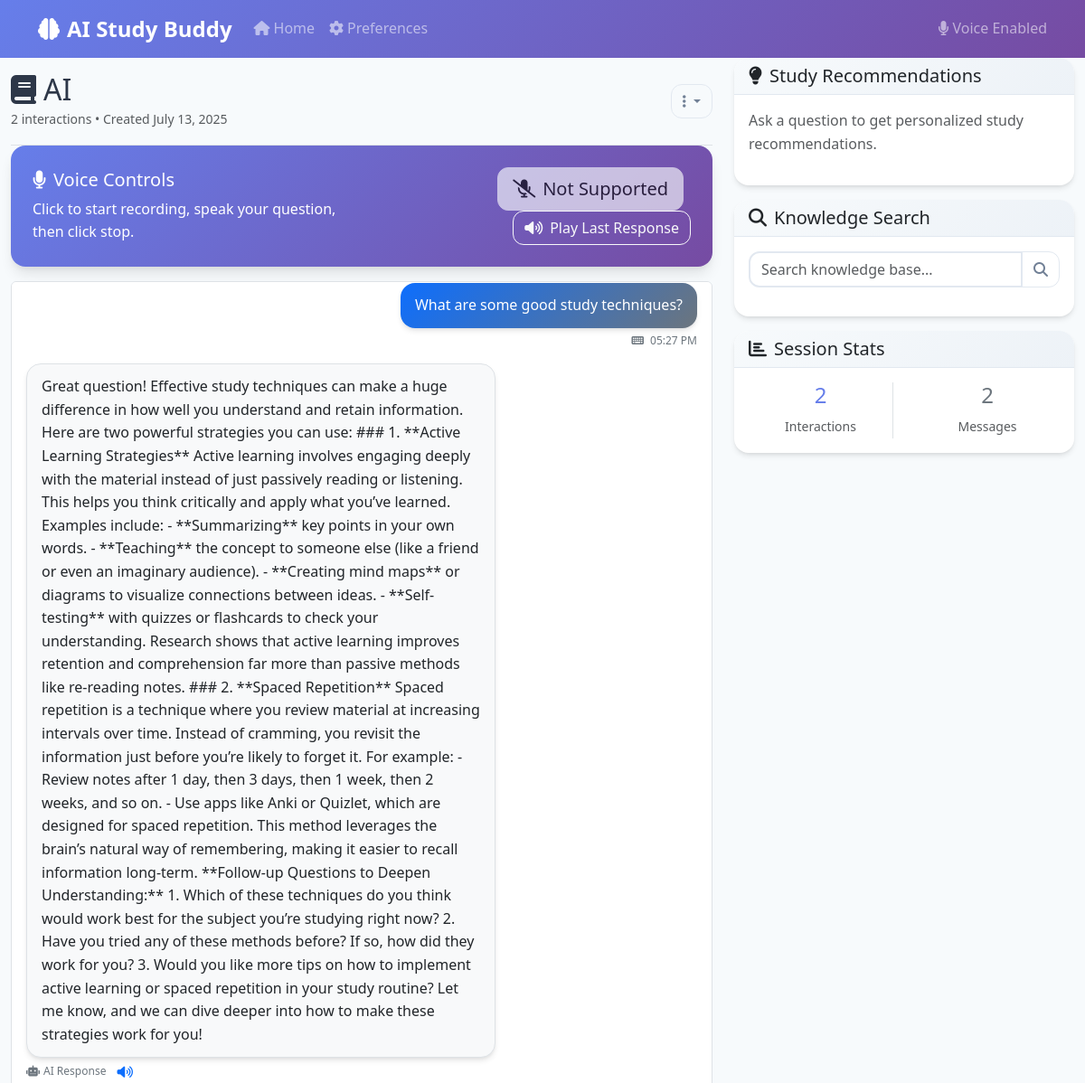
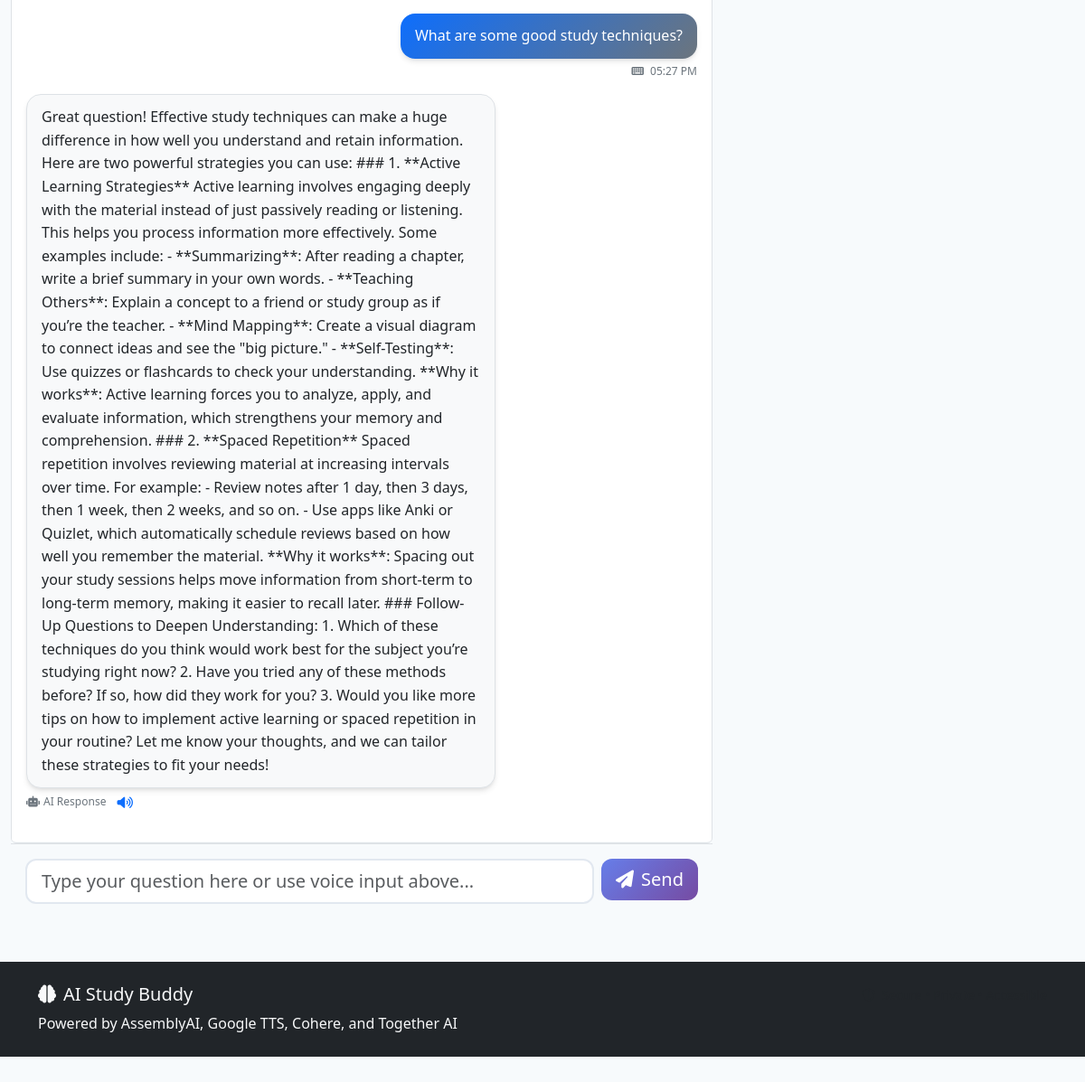
/study/1, run on an earlier commit of the app's database (2 pictures, top to bottom).
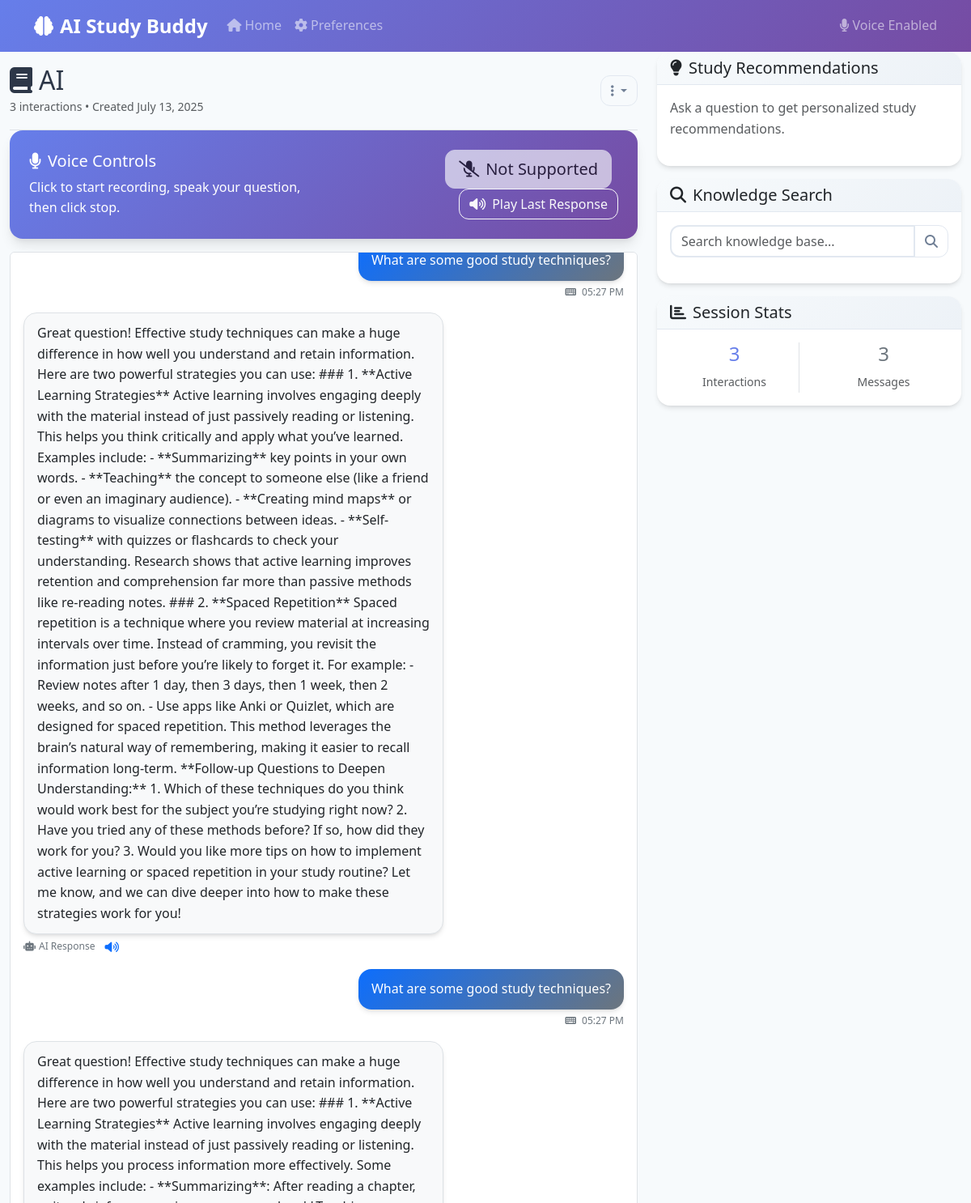
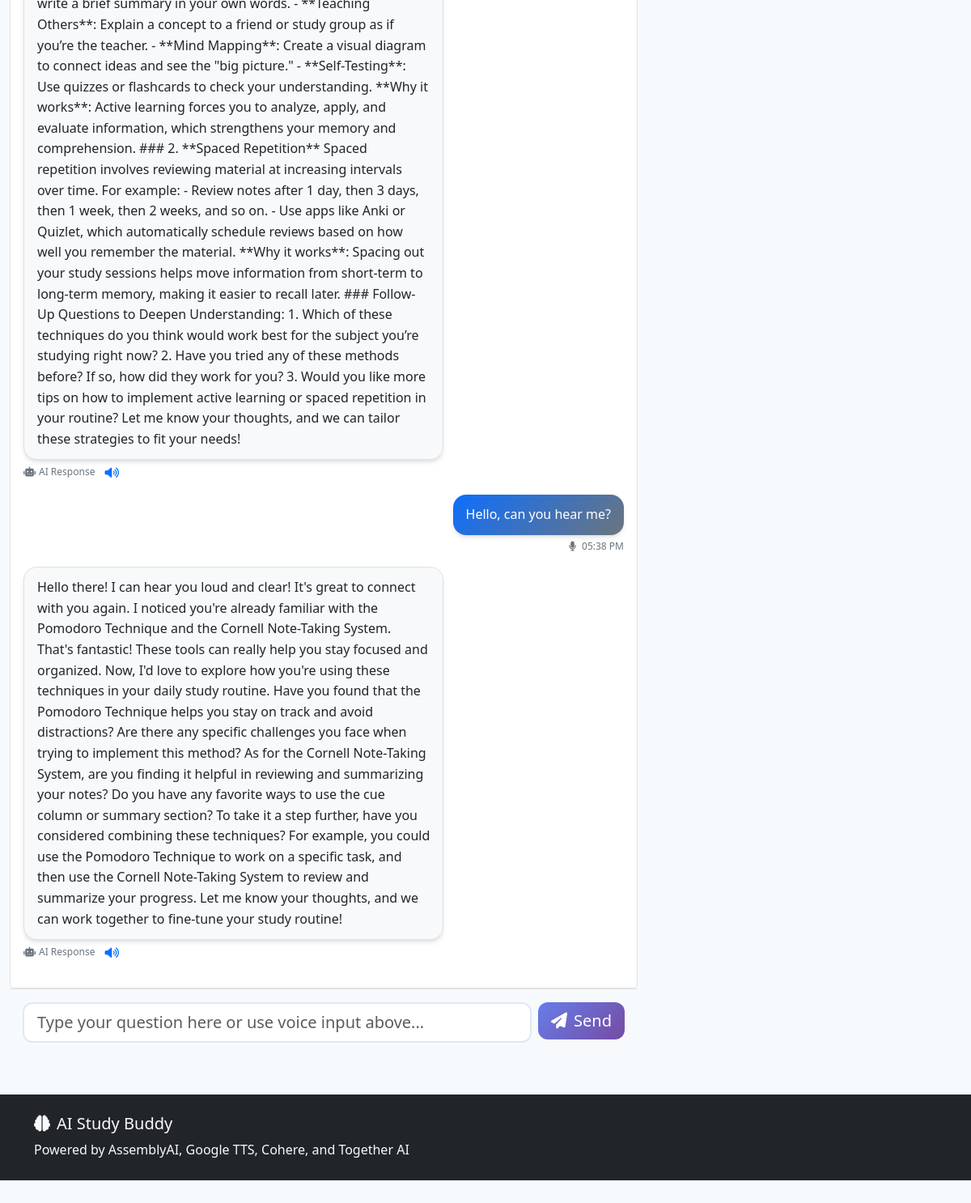
And on a later commit of the database (2 pictures, top to bottom).
### models.py (models this page shows)
class StudySession(db.Model):
    __tablename__ = 'study_sessions'
    id = db.Column(db.Integer, primary_key=True)
    session_name = db.Column(db.String(200), nullable=False)
    created_at = db.Column(db.DateTime, default=datetime.utcnow)
    updated_at = db.Column(db.DateTime, default=datetime.utcnow, onupdate=datetime.utcnow)
    total_interactions = db.Column(db.Integer, default=0)
    conversations = db.relationship('Conversation', backref='session', lazy=True, cascade='all, delete-orphan')

class Conversation(db.Model):
    __tablename__ = 'conversations'
    id = db.Column(db.Integer, primary_key=True)
    session_id = db.Column(db.Integer, db.ForeignKey('study_sessions.id'), nullable=False)
    user_input = db.Column(db.Text, nullable=False)
    ai_response = db.Column(db.Text, nullable=False)
    input_method = db.Column(db.String(20), nullable=False)  # 'voice' or 'text'
    timestamp = db.Column(db.DateTime, default=datetime.utcnow)
    audio_duration = db.Column(db.Float)  # Duration in seconds for voice inputs

### routes/main_routes.py (the view)
@main_bp.route('/study/<int:session_id>')
def study_session(session_id):
    study_session = StudySession.query.get_or_404(session_id)
    conversations = Conversation.query.filter_by(session_id=session_id)\
                                    .order_by(Conversation.timestamp.asc()).all()
    prefs = UserPreferences.query.filter_by(session_id=session.get('session_id', '')).first()
    return render_template('study_session.html',
                         study_session=study_session,
                         conversations=conversations,
                         user_preferences=prefs)

### routes/main_routes.py (called while the page is built)
@main_bp.before_request
def before_request():
    if 'session_id' not in session:
        session['session_id'] = str(uuid.uuid4())
    logger.debug(f"Request: {request.method} {request.path} from {request.remote_addr}")

@main_bp.after_request
def after_request(response):
    response.headers['X-Content-Type-Options'] = 'nosniff'
    response.headers['X-Frame-Options'] = 'DENY'
    response.headers['X-XSS-Protection'] = '1; mode=block'
    return response

### templates/study_session.html (shortened to what this page needs)
{% extends "base.html" %}
{% block content %}
<div class="container-fluid">
    <div class="row">
        <div class="col-lg-8">
            <div class="d-flex justify-content-between align-items-center py-3 border-bottom">
                <div>
                    <h2 class="mb-0">
                        <i class="fas fa-book me-2"></i>{{ study_session.session_name }}
                    </h2>
                    <small class="text-muted">
                        {{ study_session.total_interactions }} interactions •
                        Created {{ study_session.created_at.strftime('%B %d, %Y') }}
                    </small>
                </div>
                <div class="dropdown">
                    <button class="btn btn-outline-secondary dropdown-toggle" type="button" data-bs-toggle="dropdown">
                        <i class="fas fa-ellipsis-v"></i>
                    </button>
                </div>
            </div>
            <div class="voice-controls">
                <div class="row align-items-center">
                    <div class="col-md-6">
                        <h5 class="mb-2">
                            <i class="fas fa-microphone me-2"></i>Voice Controls
                        </h5>
                        <p class="mb-0">Click to start recording, speak your question, then click stop.</p>
                    </div>
                    <div class="col-md-6 text-md-end">
                        <button id="voiceBtn" class="btn btn-light btn-lg me-2">
                        </button>
                        <button id="playLastResponseBtn" class="btn btn-outline-light" disabled>
                            <i class="fas fa-volume-up me-2"></i>Play Last Response
                        </button>
                    </div>
                </div>
            </div>
            <div id="chatContainer" class="chat-container p-3">
                {% for conversation in conversations %}
                    <div class="message user">
                        <div class="message-bubble">
                            {{ conversation.user_input }}
                        </div>
                        <div class="message-meta">
                            <i class="fas fa-{{ 'microphone' if conversation.input_method == 'voice' else 'keyboard' }} me-1"></i>
                            {{ conversation.timestamp.strftime('%I:%M %p') }}
                        </div>
                    </div>
                    <div class="message ai">
                        <div class="message-bubble">
                            {{ conversation.ai_response }}
                        </div>
                        <div class="message-meta">
                            <i class="fas fa-robot me-1"></i>AI Response
                            <button class="btn btn-sm btn-link p-0 ms-2" onclick="speakText('{{ conversation.ai_response|replace("'", "\\'") }}')">
                                <i class="fas fa-volume-up"></i>
                            </button>
                        </div>
                    </div>
                {% endfor %}
            </div>
            <div class="border-top p-3">
                <form id="chatForm" class="row g-2">
                    <div class="col">
                        <input type="text" id="messageInput" class="form-control form-control-lg"
                               placeholder="Type your question here or use voice input above..." maxlength="500">
                    </div>
                    <div class="col-auto">
                        <button type="submit" class="btn btn-primary btn-lg">
                            <i class="fas fa-paper-plane me-2"></i>Send
                        </button>
                    </div>
                </form>
            </div>
        </div>
        <div class="col-lg-4">
            <div class="card">
                <div class="card-header">
                    <h5 class="mb-0">
                        <i class="fas fa-lightbulb me-2"></i>Study Recommendations
                    </h5>
                </div>
                <div class="card-body">
                    <div id="recommendations">
                        <p class="text-muted">Ask a question to get personalized study recommendations.</p>
                    </div>
                </div>
            </div>
            <div class="card mt-3">
                <div class="card-header">
                    <h5 class="mb-0">
                        <i class="fas fa-search me-2"></i>Knowledge Search
                    </h5>
                </div>
                <div class="card-body">
                    <div class="input-group mb-3">
                        <input type="text" id="searchInput" class="form-control" placeholder="Search knowledge base...">
                        <button class="btn btn-outline-secondary" onclick="searchKnowledge()">
                            <i class="fas fa-search"></i>
                        </button>
                    </div>
                </div>
            </div>
            <div class="card mt-3">
                <div class="card-header">
                    <h5 class="mb-0">
                        <i class="fas fa-chart-bar me-2"></i>Session Stats
                    </h5>
                </div>
                <div class="card-body">
                    <div class="row text-center">
                        <div class="col-6">
                            <div class="border-end">
                                <h4 class="text-primary">{{ study_session.total_interactions }}</h4>
                                <small class="text-muted">Interactions</small>
                            </div>
                        </div>
                        <div class="col-6">
                            <h4 class="text-secondary">{{ conversations|length }}</h4>
                            <small class="text-muted">Messages</small>
                        </div>
                    </div>
                </div>
            </div>
        </div>
    </div>
</div>
{% endblock %}

### templates/base.html (shortened to what this page needs)
<!DOCTYPE html>
<html lang="en">
<head>
    <link href="https://cdn.jsdelivr.net/npm/bootstrap@5.3.0/dist/css/bootstrap.min.css" rel="stylesheet">
    <link rel="stylesheet" href="https://cdnjs.cloudflare.com/ajax/libs/font-awesome/6.4.0/css/all.min.css">
    <link rel="stylesheet" href="{{ url_for('static', filename='css/style.css') }}">
</head>
<body>
    <nav class="navbar navbar-expand-lg navbar-dark bg-primary">
        <div class="container">
            <a class="navbar-brand" href="{{ url_for('main.index') }}">
                <i class="fas fa-brain me-2"></i>AI Study Buddy
            </a>
            <div class="collapse navbar-collapse" id="navbarNav">
                <ul class="navbar-nav me-auto">
                    <li class="nav-item">
                        <a class="nav-link" href="{{ url_for('main.index') }}">
                            <i class="fas fa-home me-1"></i>Home
                        </a>
                    </li>
                    <li class="nav-item">
                        <a class="nav-link" href="{{ url_for('main.preferences') }}">
                            <i class="fas fa-cog me-1"></i>Preferences
                        </a>
                    </li>
                </ul>
                <ul class="navbar-nav">
                    <li class="nav-item">
                        <span class="navbar-text">
                            <i class="fas fa-microphone me-1"></i>Voice Enabled
                        </span>
                    </li>
                </ul>
            </div>
        </div>
    </nav>
    <main class="container-fluid px-0">
        {% block content %}{% endblock %}
    </main>
    <footer class="bg-dark text-light py-4 mt-5">
        <div class="container">
            <div class="row">
                <div class="col-md-6">
                    <h5><i class="fas fa-brain me-2"></i>AI Study Buddy</h5>
                    <p class="mb-0">Powered by AssemblyAI, Google TTS, Cohere, and Together AI</p>
                </div>
                <div class="col-md-6 text-md-end">
                    <small class="text-muted">
                        <i class="fas fa-shield-alt me-1"></i>
                    </small>
                </div>
            </div>
        </div>
    </footer>
</body>
</html>

### static/css/style.css (style rules this page uses)
:root { --primary: #667eea; --secondary: #764ba2; --gradient-primary: linear-gradient(135deg, #667eea 0%, #764ba2 100%); --gradient-secondary: linear-gradient(135deg, #f093fb 0%, #f5576c 100%); --text-primary: #2d3748; --text-secondary: #718096; --bg-light: #f7fafc; --border-color: #e2e8f0; --shadow: 0 4px 6px -1px rgba(0, 0, 0, 0.1), 0 2px 4px -1px rgba(0, 0, 0, 0.06); --shadow-lg: 0 10px 15px -3px rgba(0, 0, 0, 0.1), 0 4px 6px -2px rgba(0, 0, 0, 0.05); }
.btn-primary { background: var(--gradient-primary); border: none; transition: all 0.3s ease; }
.bg-primary { background: var(--gradient-primary) !important; }
.text-primary { color: var(--primary) !important; }
body { font-family: 'Segoe UI', Tahoma, Geneva, Verdana, sans-serif; background-color: var(--bg-light); color: var(--text-primary); line-height: 1.6; }
.navbar-brand { font-weight: 600; font-size: 1.5rem; }
.navbar-nav .nav-link { font-weight: 500; transition: color 0.3s ease; }
.form-control { border-radius: 0.75rem; border: 2px solid var(--border-color); transition: all 0.3s ease; }
.card { border: none; border-radius: 1rem; box-shadow: var(--shadow); overflow: hidden; }
.card-header { background: linear-gradient(135deg, #f7fafc 0%, #edf2f7 100%); border-bottom: 1px solid var(--border-color); font-weight: 600; }
.btn { border-radius: 0.75rem; font-weight: 500; transition: all 0.3s ease; }
.btn-outline-secondary { border-color: var(--border-color); color: var(--text-secondary); }
.chat-container { background: linear-gradient(to bottom, #ffffff 0%, #f8fafc 100%); }
.message-bubble { box-shadow: var(--shadow); }
.message.user .message-bubble { background: var(--gradient-primary); }
.message.ai .message-bubble { background: #ffffff; border: 1px solid var(--border-color); }
.voice-controls { background: var(--gradient-primary); box-shadow: var(--shadow-lg); }

### templates/study_session.html (style rules this page uses)
.chat-container { height: 70vh; overflow-y: auto; border: 1px solid var(--bs-border-color); border-radius: 0.375rem; background: var(--bs-body-bg); }
.message { margin-bottom: 1rem; animation: fadeIn 0.3s ease-in; }
.message.user { text-align: right; }
.message.ai { text-align: left; }
.message-bubble { display: inline-block; max-width: 70%; padding: 0.75rem 1rem; border-radius: 1rem; word-wrap: break-word; }
.message.user .message-bubble { background: linear-gradient(135deg, var(--bs-primary), var(--bs-secondary)); color: white; }
.message.ai .message-bubble { background: var(--bs-light); color: var(--bs-dark); border: 1px solid var(--bs-border-color); }
.message-meta { font-size: 0.75rem; color: var(--bs-secondary); margin-top: 0.25rem; }
.voice-controls { background: linear-gradient(135deg, #667eea 0%, #764ba2 100%); border-radius: 1rem; padding: 1.5rem; color: white; margin-bottom: 1rem; }

What changed in the data, as far as the page shows it:
changed StudySession "AI": total_interactions "2" → "3"
added Conversation: user_input "Hello, can you hear me?", timestamp "05:38 PM", ai_response "Hello there! I can hear you loud and clear! It's great to connect with you again. I noticed you're already familiar with the Pomodoro Technique and the Cornell Note-Taking System. That's fantastic! These tools can really help you stay focused and organized. Now, I'd love to explore how you're using these techniques in your daily study routine. Have you found that the Pomodoro Technique helps you stay on track and avoid distractions? Are there any specific challenges you face when trying to implement this method? As for the Cornell Note-Taking System, are you finding it helpful in reviewing and summarizing your notes? Do you have any favorite ways to use the cue column or summary section? To…"
Also different on the page:
{{ conversations|length }}: "2" → "3"
